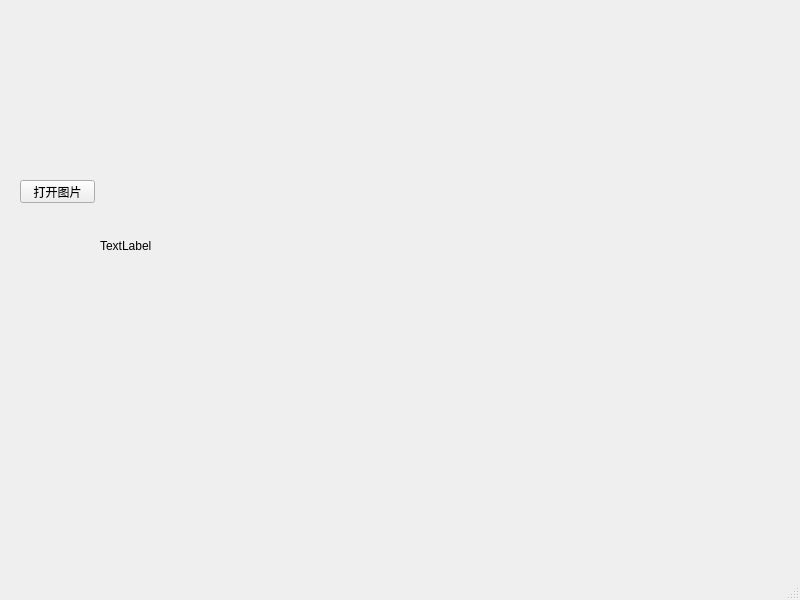
<?xml version="1.0" encoding="UTF-8"?>
<ui version="4.0">
 <class>MainWindow</class>
 <widget class="QMainWindow" name="MainWindow">
  <property name="geometry">
   <rect>
    <x>0</x>
    <y>0</y>
    <width>800</width>
    <height>600</height>
   </rect>
  </property>
  <property name="windowTitle">
   <string>MainWindow</string>
  </property>
  <widget class="QWidget" name="centralwidget">
   <widget class="QPushButton" name="openimage">
    <property name="geometry">
     <rect>
      <x>20</x>
      <y>180</y>
      <width>75</width>
      <height>23</height>
     </rect>
    </property>
    <property name="text">
     <string>打开图片</string>
    </property>
   </widget>
   <widget class="QLabel" name="showimage">
    <property name="geometry">
     <rect>
      <x>100</x>
      <y>20</y>
      <width>401</width>
      <height>451</height>
     </rect>
    </property>
    <property name="text">
     <string>TextLabel</string>
    </property>
   </widget>
  </widget>
  <widget class="QMenuBar" name="menubar">
   <property name="geometry">
    <rect>
     <x>0</x>
     <y>0</y>
     <width>800</width>
     <height>23</height>
    </rect>
   </property>
  </widget>
  <widget class="QStatusBar" name="statusbar"/>
 </widget>
 <resources/>
 <connections/>
</ui>
